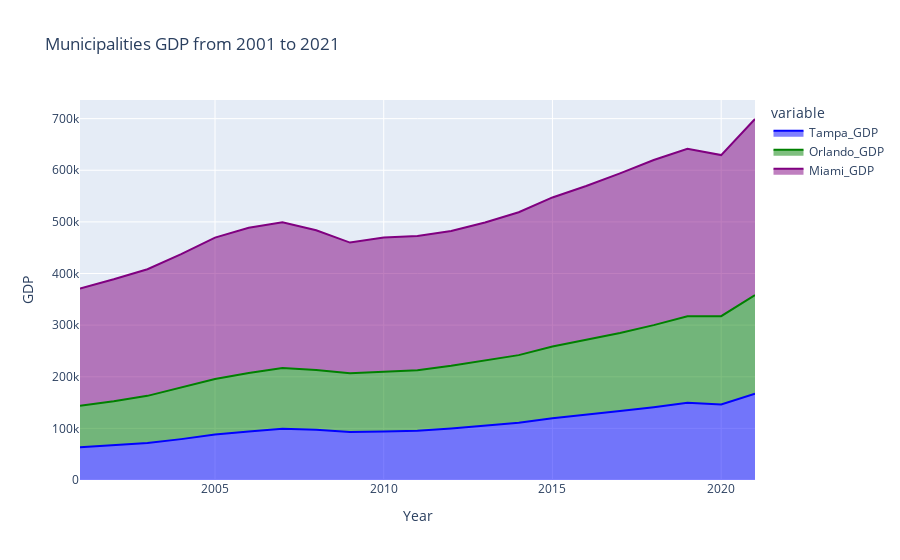

The notebook cell this image was saved under:
### Markdown cell above
### GDP Over the Years by Municipality

### Code cell
fig = px.area(gdp_df, x = 'DATE', y = ['Tampa_GDP', 'Orlando_GDP', 'Miami_GDP' ], 
        title = 'Municipalities GDP from 2001 to 2021',
        color_discrete_sequence=['blue', 'green', 'purple'])

fig.update_layout(
    xaxis_title='Year',
    yaxis_title='GDP',)
fig.show()

### Figure 1 — Plotly figure (JSON) as saved in the notebook; plotly's stock layout.template omitted (floating-point values rounded to 4 significant figures)
{"data": [{"fillpattern": {"shape": ""}, "hovertemplate": "variable=Tampa_GDP<br>DATE=%{x}<br>value=%{y}<extra></extra>", "legendgroup": "Tampa_GDP", "line": {"color": "blue"}, "marker": {"symbol": "circle"}, "mode": "lines", "name": "Tampa_GDP", "orientation": "v", "showlegend": true, "stackgroup": "1", "type": "scatter", "x": ["2001-01-01", "2002-01-01", "2003-01-01", "2004-01-01", "2005-01-01", "2006-01-01", "2007-01-01", "2008-01-01", "2009-01-01", "2010-01-01", "2011-01-01", "2012-01-01", "2013-01-01", "2014-01-01", "2015-01-01", "2016-01-01", "2017-01-01", "2018-01-01", "2019-01-01", "2020-01-01", "2021-01-01"], "xaxis": "x", "y": [63420.0, 67130.0, 71850.0, 79190.0, 88010.0, 93830.0, 99040.0, 97530.0, 93040.0, 94110.0, 95450.0, 99960.0, 104900.0, 110800.0, 119500.0, 126200.0, 133700.0, 141100.0, 149500.0, 146300.0, 167300.0], "yaxis": "y"}, {"fillpattern": {"shape": ""}, "hovertemplate": "variable=Orlando_GDP<br>DATE=%{x}<br>value=%{y}<extra></extra>", "legendgroup": "Orlando_GDP", "line": {"color": "green"}, "marker": {"symbol": "circle"}, "mode": "lines", "name": "Orlando_GDP", "orientation": "v", "showlegend": true, "stackgroup": "1", "type": "scatter", "x": ["2001-01-01", "2002-01-01", "2003-01-01", "2004-01-01", "2005-01-01", "2006-01-01", "2007-01-01", "2008-01-01", "2009-01-01", "2010-01-01", "2011-01-01", "2012-01-01", "2013-01-01", "2014-01-01", "2015-01-01", "2016-01-01", "2017-01-01", "2018-01-01", "2019-01-01", "2020-01-01", "2021-01-01"], "xaxis": "x", "y": [80170.0, 85320.0, 91140.0, 99480.0, 107600.0, 113500.0, 117700.0, 115700.0, 113900.0, 115700.0, 117000.0, 121300.0, 126100.0, 131000.0, 139200.0, 145600.0, 151000.0, 159000.0, 167800.0, 171000.0, 190700.0], "yaxis": "y"}, {"fillpattern": {"shape": ""}, "hovertemplate": "variable=Miami_GDP<br>DATE=%{x}<br>value=%{y}<extra></extra>", "legendgroup": "Miami_GDP", "line": {"color": "purple"}, "marker": {"symbol": "circle"}, "mode": "lines", "name": "Miami_GDP", "orientation": "v", "showlegend": true, "stackgroup": "1", "type": "scatter", "x": ["2001-01-01", "2002-01-01", "2003-01-01", "2004-01-01", "2005-01-01", "2006-01-01", "2007-01-01", "2008-01-01", "2009-01-01", "2010-01-01", "2011-01-01", "2012-01-01", "2013-01-01", "2014-01-01", "2015-01-01", "2016-01-01", "2017-01-01", "2018-01-01", "2019-01-01", "2020-01-01", "2021-01-01"], "xaxis": "x", "y": [227300.0, 236300.0, 245300.0, 258900.0, 274000.0, 281100.0, 282600.0, 270600.0, 252900.0, 260000.0, 260300.0, 261200.0, 268000.0, 276800.0, 288600.0, 297600.0, 309200.0, 319800.0, 324400.0, 312000.0, 341300.0], "yaxis": "y"}], "layout": {"legend": {"title": {"text": "variable"}, "tracegroupgap": 0}, "title": {"text": "Municipalities GDP from 2001 to 2021"}, "xaxis": {"anchor": "y", "domain": [0, 1], "title": {"text": "Year"}}, "yaxis": {"anchor": "x", "domain": [0, 1], "title": {"text": "GDP"}}}}
